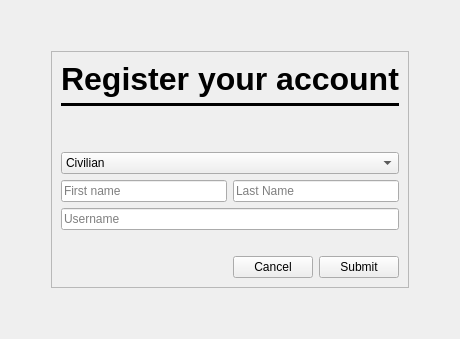
      <widget class="QWidget" name="regForm">
       <layout class="QVBoxLayout" name="verticalLayout_4">
        <item>
         <spacer name="verticalSpacer_5">
          <property name="orientation">
           <enum>Qt::Vertical</enum>
          </property>
          <property name="sizeType">
           <enum>QSizePolicy::Preferred</enum>
          </property>
          <property name="sizeHint" stdset="0">
           <size>
            <width>20</width>
            <height>40</height>
           </size>
          </property>
         </spacer>
        </item>
        <item>
         <layout class="QHBoxLayout" name="horizontalLayout_13">
          <item>
           <spacer name="horizontalSpacer_4">
            <property name="orientation">
             <enum>Qt::Horizontal</enum>
            </property>
            <property name="sizeType">
             <enum>QSizePolicy::Expanding</enum>
            </property>
            <property name="sizeHint" stdset="0">
             <size>
              <width>40</width>
              <height>20</height>
             </size>
            </property>
           </spacer>
          </item>
          <item>
           <widget class="QFrame" name="frameReg">
            <property name="sizePolicy">
             <sizepolicy hsizetype="Preferred" vsizetype="Preferred">
              <horstretch>0</horstretch>
              <verstretch>0</verstretch>
             </sizepolicy>
            </property>
            <property name="styleSheet">
             <string notr="true">QWidget[objectName=&quot;frameReg&quot;] { background-color:rgb(255, 255, 255,230)}</string>
            </property>
            <property name="frameShape">
             <enum>QFrame::StyledPanel</enum>
            </property>
            <property name="frameShadow">
             <enum>QFrame::Raised</enum>
            </property>
            <layout class="QVBoxLayout" name="verticalLayout_3">
             <item>
              <widget class="QLabel" name="label">
               <property name="sizePolicy">
                <sizepolicy hsizetype="Preferred" vsizetype="Preferred">
                 <horstretch>0</horstretch>
                 <verstretch>0</verstretch>
                </sizepolicy>
               </property>
               <property name="font">
                <font>
                 <family>Helvetica</family>
                 <pointsize>24</pointsize>
                 <weight>75</weight>
                 <bold>true</bold>
                </font>
               </property>
               <property name="styleSheet">
                <string notr="true">color: black;</string>
               </property>
               <property name="text">
                <string>Register your account</string>
               </property>
               <property name="alignment">
                <set>Qt::AlignCenter</set>
               </property>
              </widget>
             </item>
             <item>
              <widget class="Line" name="line">
               <property name="styleSheet">
                <string notr="true">background-color: black;</string>
               </property>
               <property name="lineWidth">
                <number>5</number>
               </property>
               <property name="orientation">
                <enum>Qt::Horizontal</enum>
               </property>
              </widget>
             </item>
             <item>
              <spacer name="verticalSpacer_4">
               <property name="orientation">
                <enum>Qt::Vertical</enum>
               </property>
               <property name="sizeType">
                <enum>QSizePolicy::Expanding</enum>
               </property>
               <property name="sizeHint" stdset="0">
                <size>
                 <width>20</width>
                 <height>40</height>
                </size>
               </property>
              </spacer>
             </item>
             <item>
              <widget class="QComboBox" name="identity">
               <property name="font">
                <font>
                 <family>Helvetica</family>
                </font>
               </property>
               <item>
                <property name="text">
                 <string>Civilian</string>
                </property>
               </item>
               <item>
                <property name="text">
                 <string>First Responder</string>
                </property>
               </item>
               <item>
                <property name="text">
                 <string>Emergency Planner</string>
                </property>
               </item>
              </widget>
             </item>
             <item>
              <layout class="QHBoxLayout" name="horizontalLayout_9">
               <item>
                <widget class="QLineEdit" name="enterFirstnameReg">
                 <property name="font">
                  <font>
                   <family>Helvetica</family>
                  </font>
                 </property>
                 <property name="placeholderText">
                  <string>First name</string>
                 </property>
                </widget>
               </item>
               <item>
                <widget class="QLineEdit" name="enterLastnameReg">
                 <property name="font">
                  <font>
                   <family>Helvetica</family>
                  </font>
                 </property>
                 <property name="placeholderText">
                  <string>Last Name</string>
                 </property>
                </widget>
               </item>
              </layout>
             </item>
             <item>
              <widget class="QLineEdit" name="enterUsernameReg">
               <property name="font">
                <font>
                 <family>Helvetica</family>
                </font>
               </property>
               <property name="placeholderText">
                <string>Username</string>
               </property>
              </widget>
             </item>
             <item>
              <widget class="QLabel" name="regAlert">
               <property name="sizePolicy">
                <sizepolicy hsizetype="Preferred" vsizetype="Expanding">
                 <horstretch>0</horstretch>
                 <verstretch>0</verstretch>
                </sizepolicy>
               </property>
               <property name="font">
                <font>
                 <family>Helvetica</family>
                </font>
               </property>
               <property name="text">
                <string/>
               </property>
               <property name="alignment">
                <set>Qt::AlignCenter</set>
               </property>
              </widget>
             </item>
             <item>
              <layout class="QHBoxLayout" name="horizontalLayout_10">
               <item>
                <spacer name="horizontalSpacer_3">
                 <property name="orientation">
                  <enum>Qt::Horizontal</enum>
                 </property>
                 <property name="sizeHint" stdset="0">
                  <size>
                   <width>40</width>
                   <height>20</height>
                  </size>
                 </property>
                </spacer>
               </item>
               <item>
                <widget class="QPushButton" name="cancelReg">
                 <property name="sizePolicy">
                  <sizepolicy hsizetype="Fixed" vsizetype="Fixed">
                   <horstretch>0</horstretch>
                   <verstretch>0</verstretch>
                  </sizepolicy>
                 </property>
                 <property name="text">
                  <string>Cancel</string>
                 </property>
                </widget>
               </item>
               <item>
                <widget class="QPushButton" name="submitReg">
                 <property name="sizePolicy">
                  <sizepolicy hsizetype="Fixed" vsizetype="Fixed">
                   <horstretch>0</horstretch>
                   <verstretch>0</verstretch>
                  </sizepolicy>
                 </property>
                 <property name="text">
                  <string>Submit</string>
                 </property>
                </widget>
               </item>
              </layout>
             </item>
            </layout>
           </widget>
          </item>
          <item>
           <spacer name="horizontalSpacer_5">
            <property name="orientation">
             <enum>Qt::Horizontal</enum>
            </property>
            <property name="sizeType">
             <enum>QSizePolicy::Expanding</enum>
            </property>
            <property name="sizeHint" stdset="0">
             <size>
              <width>40</width>
              <height>20</height>
             </size>
            </property>
           </spacer>
          </item>
         </layout>
        </item>
        <item>
         <spacer name="verticalSpacer_7">
          <property name="orientation">
           <enum>Qt::Vertical</enum>
          </property>
          <property name="sizeType">
           <enum>QSizePolicy::Preferred</enum>
          </property>
          <property name="sizeHint" stdset="0">
           <size>
            <width>20</width>
            <height>40</height>
           </size>
          </property>
         </spacer>
        </item>
       </layout>
      </widget>
